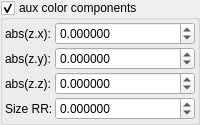
    <widget class="MyGroupBox" name="groupCheck_fold_color_aux_color_enabled_false">
     <property name="title">
      <string>aux color components</string>
     </property>
     <property name="checkable">
      <bool>true</bool>
     </property>
     <layout class="QVBoxLayout" name="verticalLayout_3">
      <property name="leftMargin">
       <number>2</number>
      </property>
      <property name="topMargin">
       <number>2</number>
      </property>
      <property name="rightMargin">
       <number>2</number>
      </property>
      <property name="bottomMargin">
       <number>2</number>
      </property>
      <item>
       <layout class="QGridLayout" name="gridLayout_16" columnstretch="0,1">
        <property name="spacing">
         <number>2</number>
        </property>
        <item row="2" column="1">
         <widget class="MyDoubleSpinBox" name="spinbox4_fold_color_difs_0000_z">
          <property name="sizePolicy">
           <sizepolicy hsizetype="Minimum" vsizetype="Maximum">
            <horstretch>0</horstretch>
            <verstretch>0</verstretch>
           </sizepolicy>
          </property>
          <property name="prefix">
           <string/>
          </property>
          <property name="suffix">
           <string/>
          </property>
          <property name="decimals">
           <number>6</number>
          </property>
          <property name="minimum">
           <double>-100.000000000000000</double>
          </property>
          <property name="maximum">
           <double>100.000000000000000</double>
          </property>
          <property name="singleStep">
           <double>0.100000000000000</double>
          </property>
         </widget>
        </item>
        <item row="3" column="1">
         <widget class="MyDoubleSpinBox" name="spinbox4_fold_color_difs_0000_w">
          <property name="sizePolicy">
           <sizepolicy hsizetype="Minimum" vsizetype="Maximum">
            <horstretch>0</horstretch>
            <verstretch>0</verstretch>
           </sizepolicy>
          </property>
          <property name="prefix">
           <string/>
          </property>
          <property name="suffix">
           <string/>
          </property>
          <property name="decimals">
           <number>6</number>
          </property>
          <property name="minimum">
           <double>-100.000000000000000</double>
          </property>
          <property name="maximum">
           <double>100.000000000000000</double>
          </property>
          <property name="singleStep">
           <double>0.100000000000000</double>
          </property>
         </widget>
        </item>
        <item row="2" column="0">
         <widget class="QLabel" name="label_38">
          <property name="text">
           <string>abs(z.z):</string>
          </property>
         </widget>
        </item>
        <item row="0" column="0">
         <widget class="QLabel" name="label_31">
          <property name="text">
           <string>abs(z.x):</string>
          </property>
         </widget>
        </item>
        <item row="1" column="1">
         <widget class="MyDoubleSpinBox" name="spinbox4_fold_color_difs_0000_y">
          <property name="sizePolicy">
           <sizepolicy hsizetype="Minimum" vsizetype="Maximum">
            <horstretch>0</horstretch>
            <verstretch>0</verstretch>
           </sizepolicy>
          </property>
          <property name="prefix">
           <string/>
          </property>
          <property name="suffix">
           <string/>
          </property>
          <property name="decimals">
           <number>6</number>
          </property>
          <property name="minimum">
           <double>-100.000000000000000</double>
          </property>
          <property name="maximum">
           <double>100.000000000000000</double>
          </property>
          <property name="singleStep">
           <double>0.100000000000000</double>
          </property>
         </widget>
        </item>
        <item row="3" column="0">
         <widget class="QLabel" name="label_40">
          <property name="text">
           <string>Size RR:</string>
          </property>
         </widget>
        </item>
        <item row="1" column="0">
         <widget class="QLabel" name="label_39">
          <property name="text">
           <string>abs(z.y):</string>
          </property>
         </widget>
        </item>
        <item row="0" column="1">
         <widget class="MyDoubleSpinBox" name="spinbox4_fold_color_difs_0000_x">
          <property name="sizePolicy">
           <sizepolicy hsizetype="Minimum" vsizetype="Maximum">
            <horstretch>0</horstretch>
            <verstretch>0</verstretch>
           </sizepolicy>
          </property>
          <property name="prefix">
           <string/>
          </property>
          <property name="suffix">
           <string/>
          </property>
          <property name="decimals">
           <number>6</number>
          </property>
          <property name="minimum">
           <double>-100.000000000000000</double>
          </property>
          <property name="maximum">
           <double>100.000000000000000</double>
          </property>
          <property name="singleStep">
           <double>0.100000000000000</double>
          </property>
         </widget>
        </item>
       </layout>
      </item>
     </layout>
    </widget>
